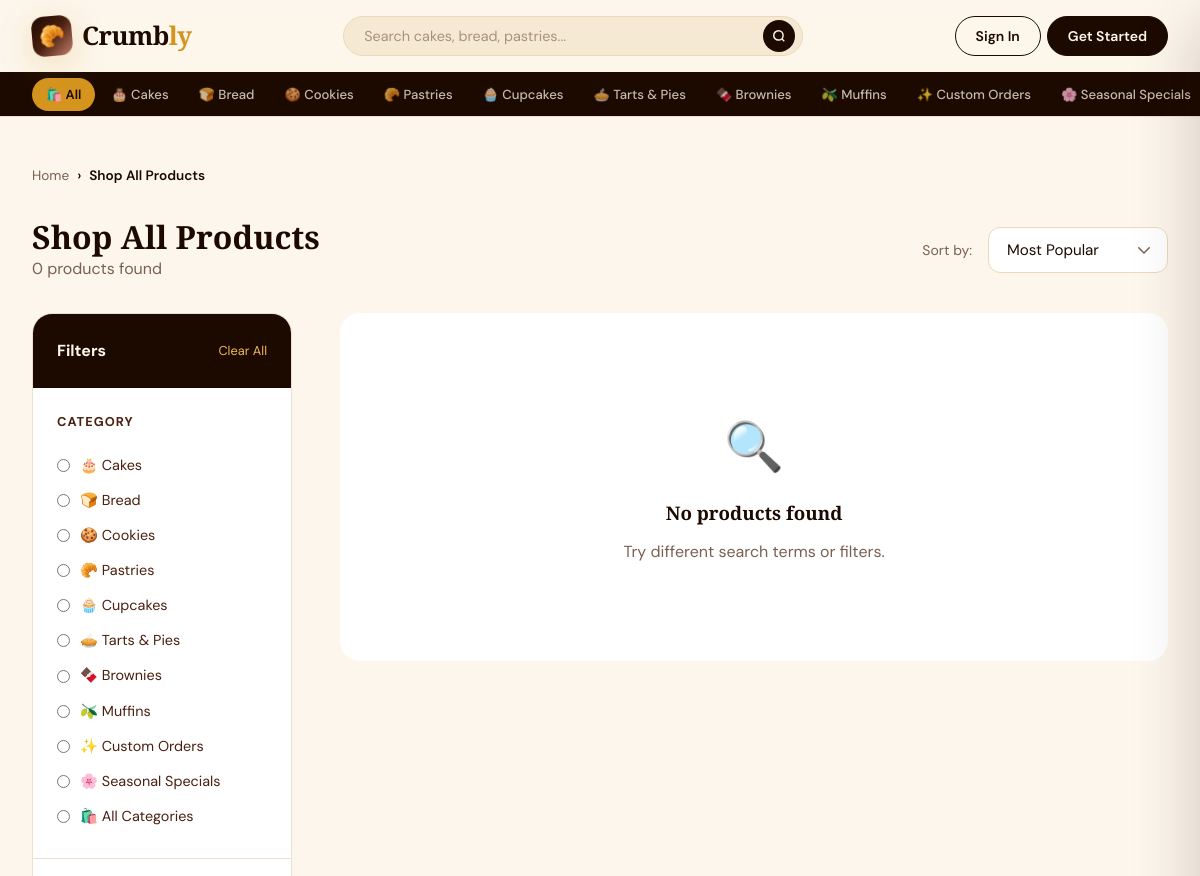
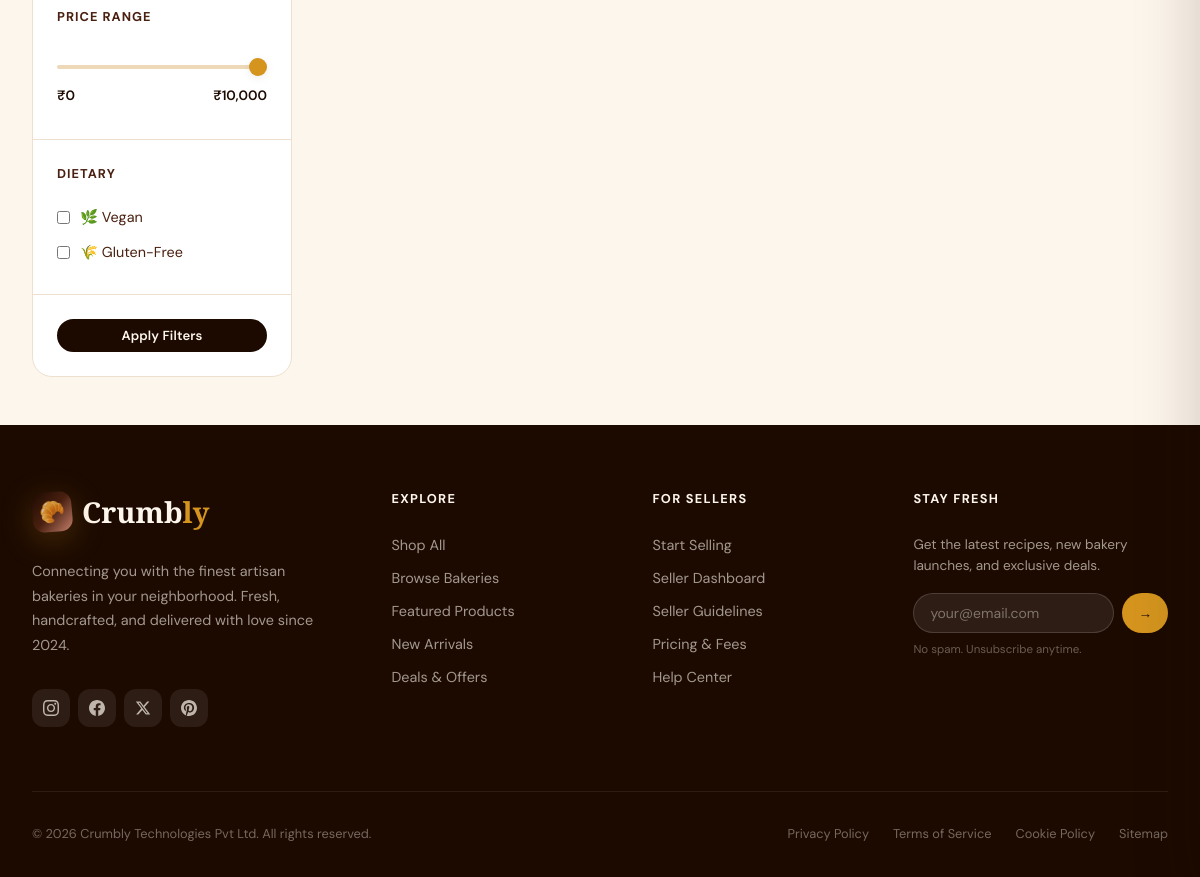
The page /shop.php on the database its author committed (2 pictures, top to bottom).
### tables this page shows
CREATE TABLE IF NOT EXISTS categories (
    id INT UNSIGNED AUTO_INCREMENT PRIMARY KEY,
    name VARCHAR(100) NOT NULL,
    slug VARCHAR(100) NOT NULL UNIQUE,
    icon VARCHAR(100),
    description TEXT,
    sort_order INT DEFAULT 0,
    is_active TINYINT(1) DEFAULT 1
);

### includes/config.php (called while the page is built, shortened)
<?php
class Database {
    private static ?PDO $instance = null;
    public static function getInstance(): PDO {
        if (self::$instance === null) {
            $dsn = "mysql:host=" . DB_HOST . ";port=" . DB_PORT . ";dbname=" . DB_NAME . ";charset=" . DB_CHARSET;
            $options = [
                PDO::ATTR_ERRMODE => PDO::ERRMODE_EXCEPTION,
                PDO::ATTR_DEFAULT_FETCH_MODE => PDO::FETCH_ASSOC,
                PDO::ATTR_EMULATE_PREPARES => false,
                PDO::MYSQL_ATTR_INIT_COMMAND => "SET NAMES utf8mb4 COLLATE utf8mb4_unicode_ci"
            ];
            try {
                self::$instance = new PDO($dsn, DB_USER, DB_PASS, $options);
            } catch (PDOException $e) {
                error_log("Database connection failed: " . $e->getMessage());
                die(json_encode(['error' => 'Database connection failed.']));
            }
        }
        return self::$instance;
    }
    public static function query(string $sql, array $params = []): PDOStatement {
        $stmt = self::getInstance()->prepare($sql);
        $stmt->execute($params);
        return $stmt;
    }
    public static function fetch(string $sql, array $params = []): ?array {
        return self::query($sql, $params)->fetch() ?: null;
    }
    public static function fetchAll(string $sql, array $params = []): array {
        return self::query($sql, $params)->fetchAll();
    }
}
function crumbly_get_current_user(): ?array {
    if (!isset($_SESSION['user_id'])) return null;
    return Database::fetch("SELECT * FROM users WHERE id = ? AND is_active = 1", [$_SESSION['user_id']]);
}
function sanitize(string $str): string {
    return htmlspecialchars(trim($str), ENT_QUOTES, 'UTF-8');
}

### shop.php (the view, shortened to what this page needs)
<?php
require_once 'includes/config.php';
$q = sanitize($_GET['q'] ?? '');
$cat = sanitize($_GET['cat'] ?? '');
$sort = sanitize($_GET['sort'] ?? 'popular');
$min_price = (float)($_GET['min'] ?? 0);
$max_price = (float)($_GET['max'] ?? 10000);
$page = max(1, (int)($_GET['page'] ?? 1));
$per_page = PRODUCTS_PER_PAGE;
$offset = ($page-1)*$per_page;
$where = ["p.is_active = 1", "s.is_active = 1", "p.price >= $min_price"];
$params = [];
$order_sql = match($sort) {
    'newest' => 'p.created_at DESC',
    'price_asc' => 'p.price ASC',
    'price_desc' => 'p.price DESC',
    'rating' => 'p.rating DESC',
    default => 'p.total_sold DESC, p.is_featured DESC'
};
$where_sql = 'WHERE '.implode(' AND ', $where);
$total = (int)Database::fetch("SELECT COUNT(*) as cnt FROM products p JOIN shops s ON s.id=p.shop_id LEFT JOIN categories c ON c.id=p.category_id $where_sql", $params)['cnt'];
$products = Database::fetchAll("SELECT p.*, s.shop_name, s.shop_slug, c.name as cat_name, (SELECT image_path FROM product_images WHERE product_id=p.id AND is_primary=1 LIMIT 1) as primary_image, ROUND(((p.compare_price - p.price)/p.compare_price)*100) as discount_pct FROM products p JOIN shops s ON s.id=p.shop_id LEFT JOIN categories c ON c.id=p.category_id $where_sql ORDER BY $order_sql LIMIT $per_page OFFSET $offset", $params);
$categories = Database::fetchAll("SELECT * FROM categories WHERE is_active=1 ORDER BY sort_order");
$page_title = $q ? "Results for \"$q\"" : ($cat ? ucfirst($cat) : 'Shop All Products');
include 'includes/header.php';
?>
<div class="section-sm" style="background:var(--cream)">
<div class="container">
  <div class="breadcrumb"><a href="<?= SITE_URL ?>">Home</a><span class="breadcrumb-sep">›</span><span><?= sanitize($page_title) ?></span></div>
  <div style="display:flex;align-items:center;justify-content:space-between;flex-wrap:wrap;gap:var(--space-md);margin-bottom:var(--space-xl)">
    <div>
      <h1 style="font-family:var(--font-display);font-size:2rem;font-weight:700"><?= sanitize($page_title) ?></h1>
      <p style="color:var(--text-muted)"><?= number_format($total) ?> products found</p>
    </div>
    <div style="display:flex;align-items:center;gap:var(--space-md)">
      <label style="font-size:0.875rem;color:var(--text-muted)">Sort by:</label>
      <select onchange="window.location='?<?= http_build_query(array_filter(array_merge($_GET,['sort'=>'_']))) ?>&sort='+this.value" class="form-select" style="width:180px">
        <?php foreach (['popular'=>'Most Popular','newest'=>'Newest First','price_asc'=>'Price: Low to High','price_desc'=>'Price: High to Low','rating'=>'Highest Rated'] as $k=>$v): ?>
          <option value="<?= $k ?>" <?= $sort===$k?'selected':'' ?>><?= $v ?></option>
        <?php endforeach; ?>
      </select>
    </div>
  </div>
  <div class="shop-layout">
    <aside class="filter-sidebar">
      <div class="filter-header"><span class="filter-title">Filters</span><a href="<?= SITE_URL ?>/shop.php<?= $q?'?q='.urlencode($q):'' ?>" class="filter-clear">Clear All</a></div>
      <form method="GET" id="filterForm">
        <div class="filter-section">
          <p class="filter-section-title">Category</p>
          <?php foreach ($categories as $c): ?>
          <label class="filter-option">
            <span class="filter-option-left"><input type="radio" name="cat" value="<?= $c['slug'] ?>" <?= $cat===$c['slug']?'checked':'' ?> onchange="document.getElementById('filterForm').submit()"> <?= $c['icon'] ?> <?= sanitize($c['name']) ?></span>
          </label>
          <?php endforeach; ?>
          <label class="filter-option"><span class="filter-option-left"><input type="radio" name="cat" value="" <?= !$cat?'checked':'' ?> onchange="document.getElementById('filterForm').submit()"> 🛍️ All Categories</span></label>
        </div>
        <div class="filter-section">
          <p class="filter-section-title">Price Range</p>
          <div class="price-range-wrap">
            <input type="range" class="price-range" id="priceRange" name="max" min="0" max="10000" step="100" value="<?= min($max_price,10000) ?>">
            <div class="price-display"><span>₹0</span><span id="priceDisplay">₹<?= number_format(min($max_price,10000)) ?></span></div>
          </div>
        </div>
        <div class="filter-section">
          <p class="filter-section-title">Dietary</p>
          <label class="filter-option"><span class="filter-option-left"><input type="checkbox" name="vegan" value="1" <?= isset($_GET['vegan'])?'checked':'' ?> onchange="this.form.submit()"> 🌿 Vegan</span></label>
          <label class="filter-option"><span class="filter-option-left"><input type="checkbox" name="gf" value="1" <?= isset($_GET['gf'])?'checked':'' ?> onchange="this.form.submit()"> 🌾 Gluten-Free</span></label>
        </div>
        <div class="filter-section">
          <button type="submit" class="btn btn-primary btn-block btn-sm">Apply Filters</button>
        </div>
      </form>
    </aside>
    <div>
      <?php if (empty($products)): ?>
        <div style="text-align:center;padding:var(--space-4xl);background:var(--white);border-radius:var(--radius-lg)">
          <span style="font-size:3rem">🔍</span>
          <h3 style="font-family:var(--font-display);margin:var(--space-md) 0">No products found</h3>
          <p style="color:var(--text-muted)">Try different search terms or filters.</p>
        </div>
      <?php endif; ?>
    </div>
  </div>
</div>
</div>
<?php include 'includes/footer.php'; ?>

### includes/header.php (shortened to what this page needs)
<?php
$_current_user = crumbly_get_current_user();
$_is_seller    = $_current_user && $_current_user['role'] === 'seller';
$_categories   = Database::fetchAll("SELECT * FROM categories WHERE is_active = 1 ORDER BY sort_order");
$page_title    = $page_title ?? 'Fresh Baked. Delivered Fast.';
?>
<!DOCTYPE html>
<html lang="en">
<head>
  <link rel="stylesheet" href="<?= SITE_URL ?>/assets/css/main.css">
</head>
<body>
<nav class="navbar" id="navbar">
  <div class="container">
    <div class="navbar-inner">
      <a href="<?= SITE_URL ?>/index.php" class="navbar-logo">
        <div class="logo-mark">🥐</div>
        <span class="logo-text">Crumb<span>ly</span></span>
      </a>
      <?php if (!$_is_seller): ?>
      <div class="navbar-search">
        <form method="GET" action="<?= SITE_URL ?>/shop.php" class="search-wrap">
          <input type="search" name="q" class="search-input"
            placeholder="Search cakes, bread, pastries..."
            value="<?= sanitize($_GET['q'] ?? '') ?>" autocomplete="off">
          <button type="submit" class="search-btn" aria-label="Search">
            <svg width="14" height="14" fill="none" viewBox="0 0 24 24" stroke="currentColor" stroke-width="2.5">
              <circle cx="11" cy="11" r="8"/><path d="m21 21-4.35-4.35"/>
            </svg>
          </button>
        </form>
      </div>
      <?php endif; ?>
      <div class="navbar-actions">
        <?php if (!$_current_user): ?>
          <a href="<?= SITE_URL ?>/auth/login.php"  class="btn-nav-login">Sign In</a>
          <a href="<?= SITE_URL ?>/auth/signup.php" class="btn-nav-start">Get Started</a>
        <?php endif; ?>
      </div>
    </div>
  </div>
  <?php if (!$_is_seller): ?>
  <div class="cat-bar">
    <div class="cat-bar-inner">
      <a href="<?= SITE_URL ?>/shop.php" class="cat-link <?= empty($_GET['cat']) ? 'active' : '' ?>">🛍️ All</a>
      <?php foreach ($_categories as $cat): ?>
        <a href="<?= SITE_URL ?>/shop.php?cat=<?= urlencode($cat['slug']) ?>"
           class="cat-link <?= (($_GET['cat'] ?? '') === $cat['slug']) ? 'active' : '' ?>">
          <?= $cat['icon'] ?> <?= sanitize($cat['name']) ?>
        </a>
      <?php endforeach; ?>
    </div>
  </div>
  <?php endif; ?>
</nav>

### includes/footer.php (shortened to what this page needs)
<footer class="footer">
  <div class="container">
    <div class="footer-grid">
      <div class="footer-brand">
        <div class="footer-logo">
          <div class="logo-mark" style="background: var(--grad-warm)">🥐</div>
          <span class="footer-logo-text">Crumb<span>ly</span></span>
        </div>
        <p class="footer-desc">Connecting you with the finest artisan bakeries in your neighborhood. Fresh, handcrafted, and delivered with love since 2024.</p>
        <div class="footer-socials">
          <a href="#" class="social-btn" aria-label="Instagram">
          </a>
          <a href="#" class="social-btn" aria-label="Facebook">
          </a>
          <a href="#" class="social-btn" aria-label="Twitter/X">
            <svg width="16" height="16" fill="currentColor" viewBox="0 0 24 24"><path d="M18.244 2.25h3.308l-7.227 8.26 8.502 11.24H16.17l-5.214-6.817L4.99 21.75H1.68l7.73-8.835L1.254 2.25H8.08l4.713 6.231zm-1.161 17.52h1.833L7.084 4.126H5.117z"/></svg>
          </a>
          <a href="#" class="social-btn" aria-label="Pinterest">
          </a>
        </div>
      </div>
      <div>
        <p class="footer-col-title">Explore</p>
        <div class="footer-links">
          <a href="<?= SITE_URL ?>/shop.php" class="footer-link">Shop All</a>
          <a href="<?= SITE_URL ?>/sellers.php" class="footer-link">Browse Bakeries</a>
          <a href="<?= SITE_URL ?>/shop.php?featured=1" class="footer-link">Featured Products</a>
          <a href="<?= SITE_URL ?>/shop.php?new=1" class="footer-link">New Arrivals</a>
          <a href="<?= SITE_URL ?>/shop.php?sale=1" class="footer-link">Deals & Offers</a>
        </div>
      </div>
      <div>
        <p class="footer-col-title">For Sellers</p>
        <div class="footer-links">
          <a href="<?= SITE_URL ?>/auth/signup.php?role=seller" class="footer-link">Start Selling</a>
          <a href="<?= SITE_URL ?>/seller/dashboard.php" class="footer-link">Seller Dashboard</a>
          <a href="#" class="footer-link">Seller Guidelines</a>
          <a href="#" class="footer-link">Pricing & Fees</a>
          <a href="#" class="footer-link">Help Center</a>
        </div>
      </div>
      <div class="footer-newsletter">
        <p class="footer-col-title">Stay Fresh</p>
        <p style="font-size:0.85rem;color:rgba(253,246,236,0.6);margin-bottom:var(--space-sm);line-height:1.6">Get the latest recipes, new bakery launches, and exclusive deals.</p>
        <div class="newsletter-input-wrap">
          <input type="email" class="newsletter-input" placeholder="your@email.com">
          <button class="newsletter-btn">→</button>
        </div>
        <p style="font-size:0.72rem;color:rgba(253,246,236,0.35);margin-top:8px">No spam. Unsubscribe anytime.</p>
      </div>
    </div>
    <div class="footer-bottom">
      <p class="footer-copy">© <?= date('Y') ?> Crumbly Technologies Pvt Ltd. All rights reserved.</p>
      <div class="footer-legal">
        <a href="#">Privacy Policy</a>
        <a href="#">Terms of Service</a>
        <a href="#">Cookie Policy</a>
        <a href="#">Sitemap</a>
      </div>
    </div>
  </div>
</footer>
</body>
</html>

### rows shown on the page
categories: icon "🎂", name "Cakes", slug "☐ 🎂 Cakes"
categories: icon "🍞", name "Bread", slug "☐ 🍞 Bread"
categories: icon "🍪", name "Cookies", slug "☐ 🍪 Cookies"
categories: icon "🥐", name "Pastries", slug "☐ 🥐 Pastries"
categories: icon "🧁", name "Cupcakes", slug "☐ 🧁 Cupcakes"
categories: icon "🥧", name "Tarts & Pies", slug "☐ 🥧 Tarts & Pies"
categories: icon "🍫", name "Brownies", slug "☐ 🍫 Brownies"
categories: icon "🫒", name "Muffins", slug "☐ 🫒 Muffins"
categories: icon "✨", name "Custom Orders", slug "☐ ✨ Custom Orders"
categories: icon "🌸", name "Seasonal Specials", slug "☐ 🌸 Seasonal Specials"

### other values the page prints
$page_title "Shop All Products"
$total "0"
min($max_price,10000) "10,000"
form field value "Most Popular"
